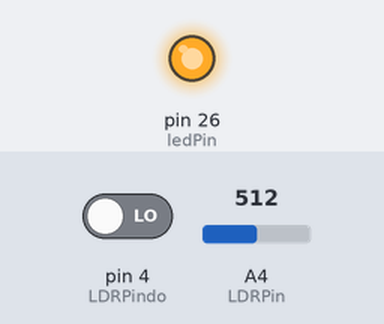
Recording of a sketch running on a simulated Arduino Mega 2560, built with avr-gcc and run on an emulated ATmega2560. Parts: output pins drawn as LEDs (lit = HIGH). The inputs (shaded band) are chosen by the test bench; at power-on: pin 4 (LDRPindo) LOW, A4 (LDRPin) = 512. What the sketch prints to the serial monitor is not drawn.

Above: at 1.2 s.
1.3 s: pin 4 (LDRPindo) driven HIGH
At 1.6 s:
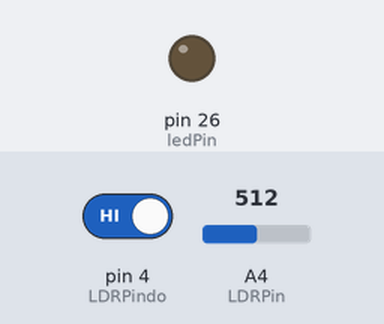
2.8 s: pin 4 (LDRPindo) driven LOW
At 3.9 s:
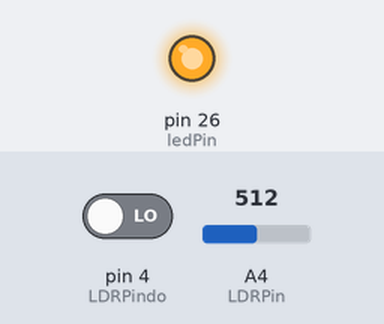
Timing chart, 0 to 5.8 s (numbered marks = the images above; inputs shaded):
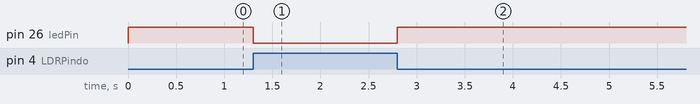

Measured:
- after the input at 1.3 s, pin 26 (ledPin): HIGH → LOW at once
- after the input at 2.8 s, pin 26 (ledPin): LOW → HIGH at once

The sketch:

ldr.ino
```cpp
#define LDRPin   A4                         //外接光敏引脚
#define LDRPindo   4
#define ledPin 26
void setup() {
  pinMode(LDRPin,INPUT);
    pinMode(LDRPindo,INPUT);
  pinMode(ledPin,OUTPUT);
  Serial.begin(115200);
}

void loop() {
  Serial.println(analogRead(LDRPin));
  Serial.println(digitalRead(LDRPindo));
  if(digitalRead(LDRPindo)){
    digitalWrite(ledPin,LOW);
  }
  else{
    digitalWrite(ledPin,HIGH );
  }
}
```
